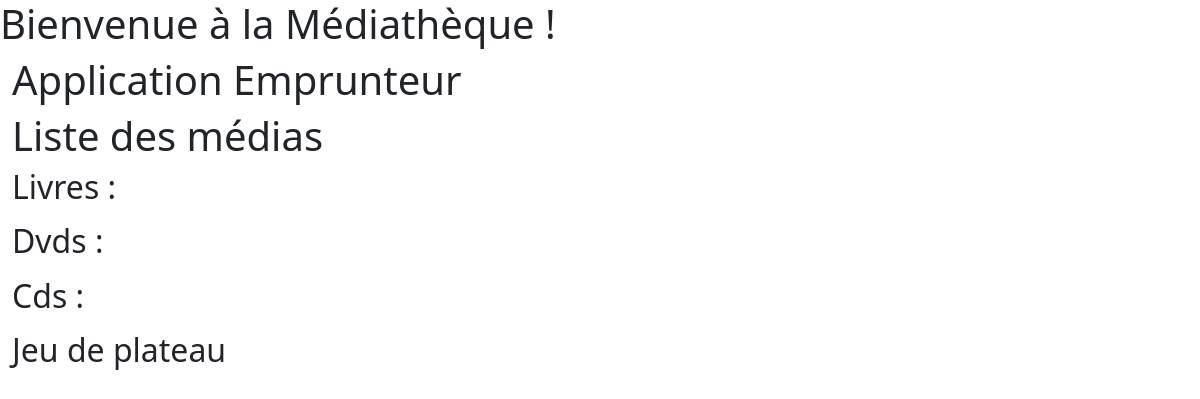
Page /borrower/ on the earlier database version.
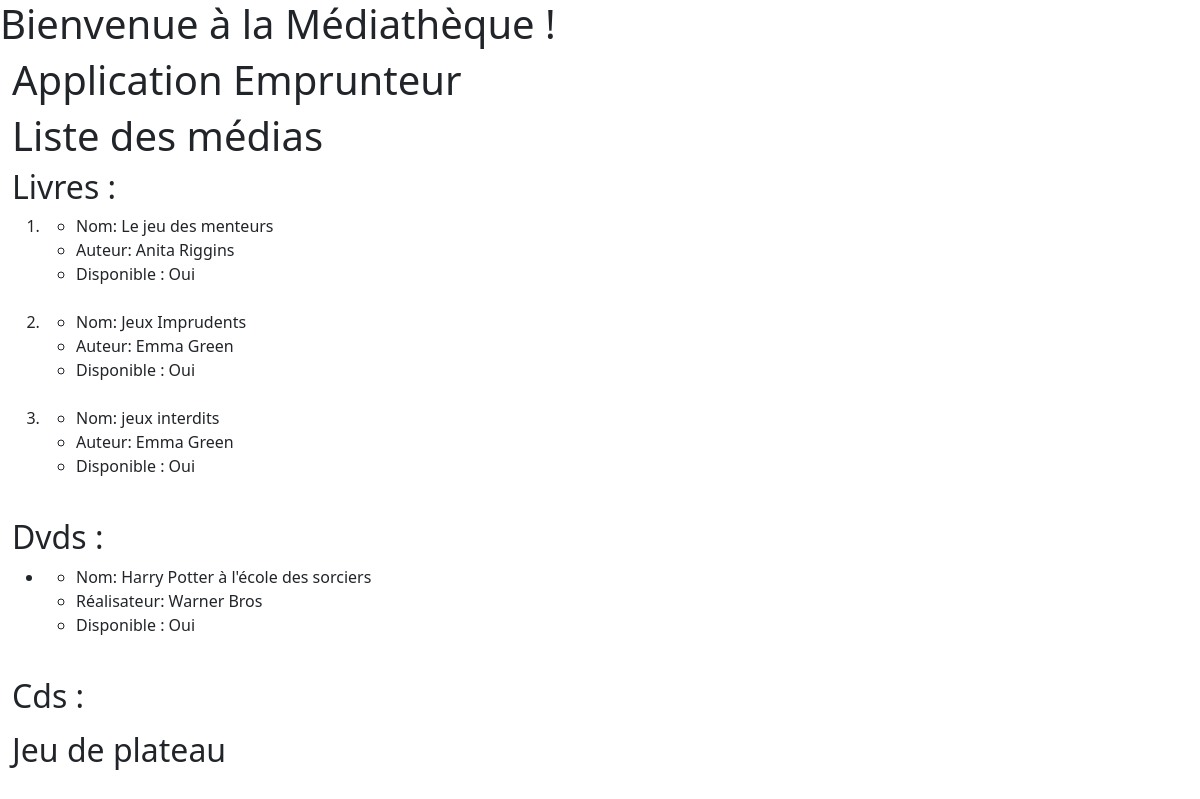
Same page on the later database version.
### librarian/models.py (models this page shows, shortened)
class Media(models.Model):
    name = models.CharField(
        max_length=50,
        verbose_name="Titre", primary_key=True)
    availability = models.BooleanField(default="True", verbose_name="Disponibilité")
    borrower = models.ForeignKey(Borrower, null=True, blank=True,
                                 on_delete=models.SET_NULL,
                                 related_name='Media', verbose_name="Emprunteur")

class Book(Media):
    author = models.CharField(max_length=50, verbose_name="Auteur")

class Media(models.Model):
    name = models.CharField(
        max_length=50,
        verbose_name="Titre", primary_key=True)
    availability = models.BooleanField(default="True", verbose_name="Disponibilité")
    borrower = models.ForeignKey(Borrower, null=True, blank=True,
                                 on_delete=models.SET_NULL,
                                 related_name='Media', verbose_name="Emprunteur")

class Dvd(Media):
    producer = models.CharField(max_length=50, verbose_name="Réalisateur")

### borrower/views.py (the view)
# urls.py: path('', views.borrower_index, name='borrower_index'),
def borrower_index(request):
    books = Book.objects.all()
    dvds = Dvd.objects.all()
    cds = Cd.objects.all()
    boardgames = BoardGame.objects.all()
    borrowings = Borrowing.objects.all()
    return render(request,
                  'borrower/borrower_index.html',
                   {'books': books, 'dvds': dvds, 'cds': cds, 'boardgames': boardgames, 'borrowings': borrowings})

### templates/borrower/borrower_index.html (shortened to what this page needs)
{% extends 'base.html' %}
{% block content %}
<h1>Application Emprunteur</h1>
    <h1>Liste des médias</h1>
    <h2>Livres :</h2>
    <ol>
        {% for book in books %}
        <li>
            <ul>
                <li>Nom: {{ book.name }}</li>
                <li>Auteur: {{ book.author }}</li>
                {% if book.availability == True %}
                    <li>Disponible :  Oui</li>
                {% endif %}
            </ul>
            <br>
        </li>
        {% endfor %}
    </ol>
    <h2>Dvds :</h2>
    <ul>
        {% for dvd in dvds %}
        <li>
            <ul>
                <li>Nom: {{ dvd.name }}</li>
                <li>Réalisateur: {{ dvd.producer }}</li>
                {% if dvd.availability == True %}
                <li>Disponible :  Oui</li>
                {% else %}
                <li>Disponible: Non </li>
                <li>Date d'emprunt: {{ dvd.borrowingDate }}</li>
                {% endif %}
            </ul>
            <br>
        </li>
        {% endfor %}
    </ul>
    <h2>Cds :</h2>
    <h2>Jeu de plateau</h2>
{% endblock content %}

### templates/base.html (shortened to what this page needs)
<!DOCTYPE html>
<html lang="fr">
{% load static %}
<head>
    <link rel="stylesheet" href="https://cdn.jsdelivr.net/npm/bootstrap@5.2.3/dist/css/bootstrap.min.css">
    <link href="https://cdn.jsdelivr.net/npm/bootstrap@5.2.3/dist/css/bootstrap.min.css" rel="stylesheet">
</head>
<body>
    <div>
        <h1>Bienvenue à la Médiathèque !</h1>
        <div class="content-container">
            <div class="container-fluid">
                {% block content %}
                {% endblock content %}
            </div>
        </div>
    </div>
</body>
</html>

Differences in the rows shown:
added Book: name "Le jeu des menteurs", author "Anita Riggins"
added Book: name "Jeux Imprudents", author "Emma Green"
added Book: name "jeux interdits", author "Emma Green"
added Dvd: name "Harry Potter à l'école des sorciers", producer "Warner Bros"
